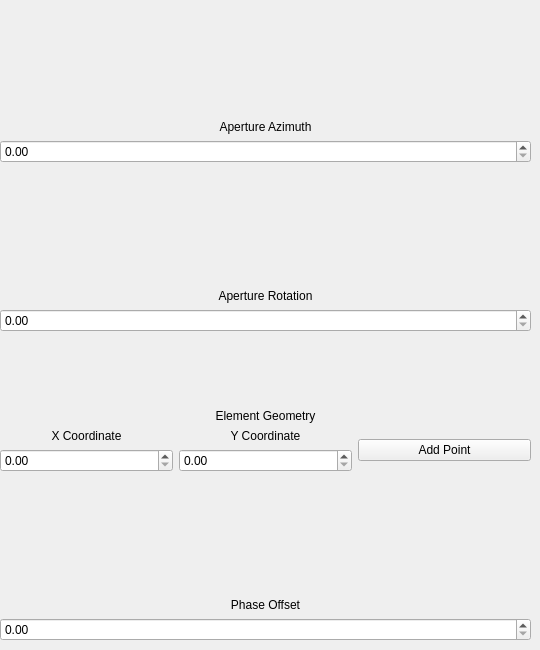
                  <widget class="QWidget" name="capturesSpatialBasicTab">
                   <attribute name="title">
                    <string>Basic Parameters</string>
                   </attribute>
                   <widget class="QWidget" name="verticalLayoutWidget_22">
                    <property name="geometry">
                     <rect>
                      <x>0</x>
                      <y>0</y>
                      <width>531</width>
                      <height>641</height>
                     </rect>
                    </property>
                    <layout class="QVBoxLayout" name="capturesSpatialBasicVertLayout">
                     <item>
                      <widget class="QLabel" name="spatialApertureAzimuthLabel">
                       <property name="text">
                        <string>Aperture Azimuth</string>
                       </property>
                       <property name="alignment">
                        <set>Qt::AlignBottom|Qt::AlignHCenter</set>
                       </property>
                      </widget>
                     </item>
                     <item>
                      <widget class="QDoubleSpinBox" name="spatialapertAziDoubleSpinBox">
                       <property name="maximum">
                        <double>360.000000000000000</double>
                       </property>
                      </widget>
                     </item>
                     <item>
                      <widget class="QLabel" name="spatialApertRotLabel">
                       <property name="text">
                        <string>Aperture Rotation</string>
                       </property>
                       <property name="alignment">
                        <set>Qt::AlignBottom|Qt::AlignHCenter</set>
                       </property>
                      </widget>
                     </item>
                     <item>
                      <widget class="QDoubleSpinBox" name="spatialApertRotDoubleSpinBox">
                       <property name="maximum">
                        <double>360.000000000000000</double>
                       </property>
                      </widget>
                     </item>
                     <item>
                      <layout class="QVBoxLayout" name="elementGeoVertLayout">
                       <item>
                        <widget class="QLabel" name="elementGeometryLabel">
                         <property name="text">
                          <string>Element Geometry</string>
                         </property>
                         <property name="alignment">
                          <set>Qt::AlignBottom|Qt::AlignHCenter</set>
                         </property>
                        </widget>
                       </item>
                       <item>
                        <layout class="QHBoxLayout" name="horizontalLayout_4">
                         <item>
                          <layout class="QVBoxLayout" name="verticalLayout_20">
                           <item>
                            <widget class="QLabel" name="ElementGeoXLabel">
                             <property name="text">
                              <string>X Coordinate</string>
                             </property>
                             <property name="alignment">
                              <set>Qt::AlignBottom|Qt::AlignHCenter</set>
                             </property>
                            </widget>
                           </item>
                           <item>
                            <widget class="QDoubleSpinBox" name="doubleSpinBox_3"/>
                           </item>
                          </layout>
                         </item>
                         <item>
                          <layout class="QVBoxLayout" name="verticalLayout_28">
                           <item>
                            <widget class="QLabel" name="ElementGeoYLabel">
                             <property name="text">
                              <string>Y Coordinate</string>
                             </property>
                             <property name="alignment">
                              <set>Qt::AlignBottom|Qt::AlignHCenter</set>
                             </property>
                            </widget>
                           </item>
                           <item>
                            <widget class="QDoubleSpinBox" name="doubleSpinBox_4"/>
                           </item>
                          </layout>
                         </item>
                         <item>
                          <layout class="QVBoxLayout" name="verticalLayout_29">
                           <item>
                            <widget class="QPushButton" name="addElementGeoButton">
                             <property name="text">
                              <string>Add Point</string>
                             </property>
                            </widget>
                           </item>
                          </layout>
                         </item>
                        </layout>
                       </item>
                      </layout>
                     </item>
                     <item>
                      <widget class="QLabel" name="spatialPhaseOffsetLabel">
                       <property name="text">
                        <string>Phase Offset</string>
                       </property>
                       <property name="alignment">
                        <set>Qt::AlignBottom|Qt::AlignHCenter</set>
                       </property>
                      </widget>
                     </item>
                     <item>
                      <widget class="QDoubleSpinBox" name="spatialPhaseOffsetDoubleSpinBox">
                       <property name="maximum">
                        <double>360.000000000000000</double>
                       </property>
                      </widget>
                     </item>
                    </layout>
                   </widget>
                  </widget>
